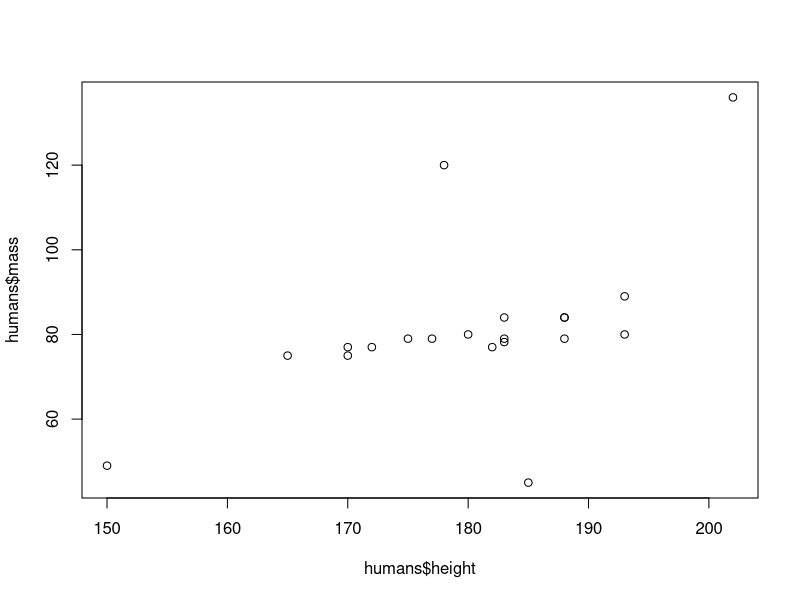
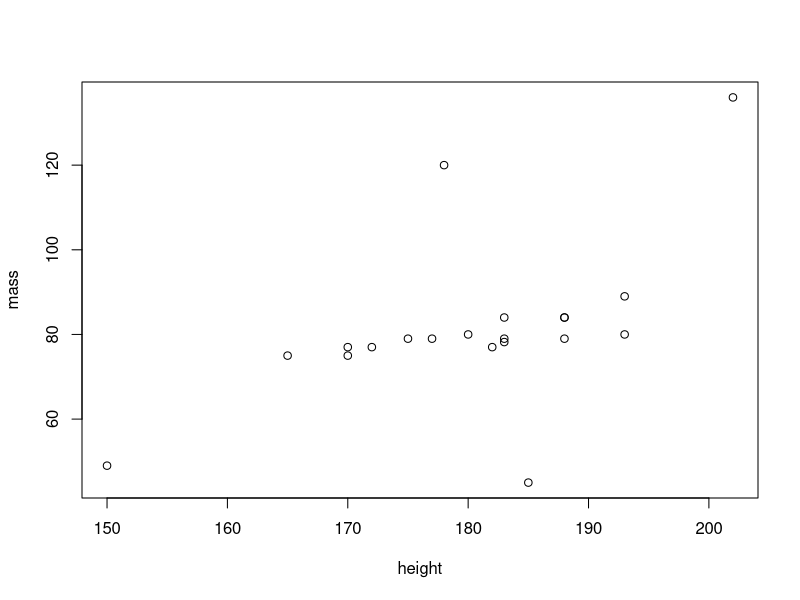
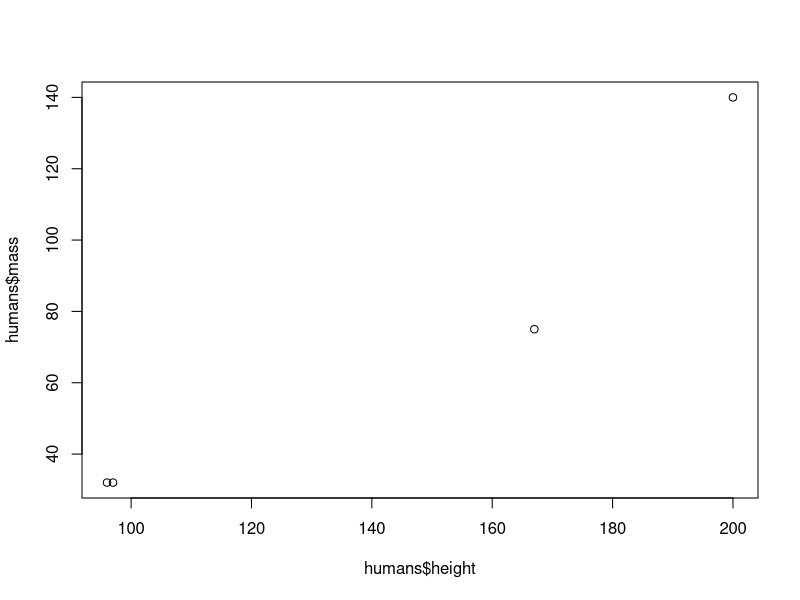
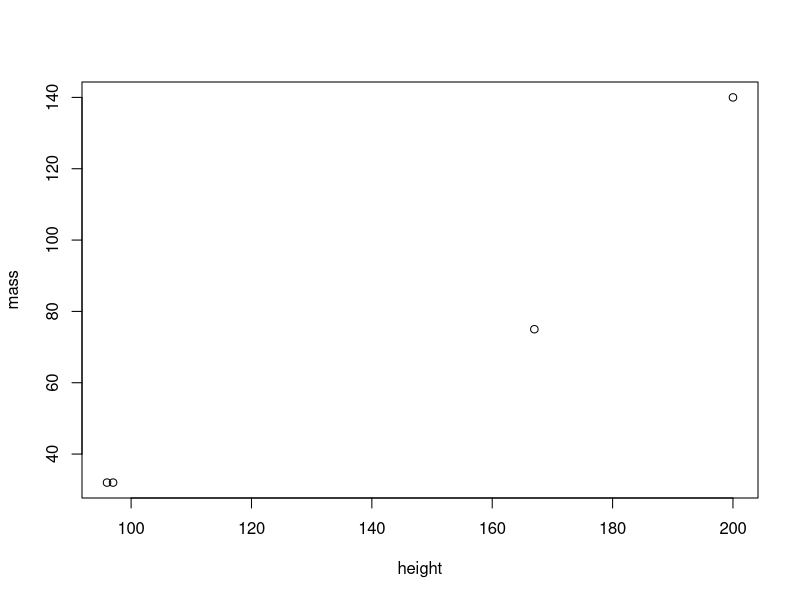

Write R code to recreate these figures, in order.
## ---- chunk 1
library(tidyverse)
## ---- chunk 2
glimpse(starwars)
## ---- chunk 3
humans <- starwars %>% filter(species == "Human")
plot(humans$height, humans$mass)

starwars %>% filter(species == "Human") %>% plot(mass ~ height, data = .)

## ---- chunk 4
humans <- starwars %>% filter(species == "Droid")
plot(humans$height, humans$mass)

starwars %>% filter(species == "Droid") %>% plot(mass ~ height, data = .)

## ---- chunk 5
starwars %>% group_by(homeworld) %>% summarise(n())


## ---- chunk 6
starwars %>% group_by(homeworld) %>% summarise(n=n()) %>% arrange(desc(n))

## ---- chunk 7
starwars %>% group_by(eye_color) %>% summarise(mean(height))

## ---- chunk 8
starwars %>% group_by(eye_color) %>% summarise(mean(height)) %>% filter(eye_color == "brown")

## ---- chunk 9
starwars %>% group_by(eye_color) %>% summarise(mean(na.omit(height))) %>% filter(eye_color == "brown")

## ---- chunk 10
starwars %>% filter(sex == "male" & height == max(na.omit(height)))
filter(starwars, sex == "male", height == max(na.omit(height)))
## ---- chunk 11
starwars %>% filter(sex == "female" & eye_color == "blue") %>% summarise(blue_eyed_women = n())
## ---- chunk 12
starwars<- na.omit(starwars) 
starwars %>%  group_by(gender) %>% summarise(number_genders = nrow(gender))

